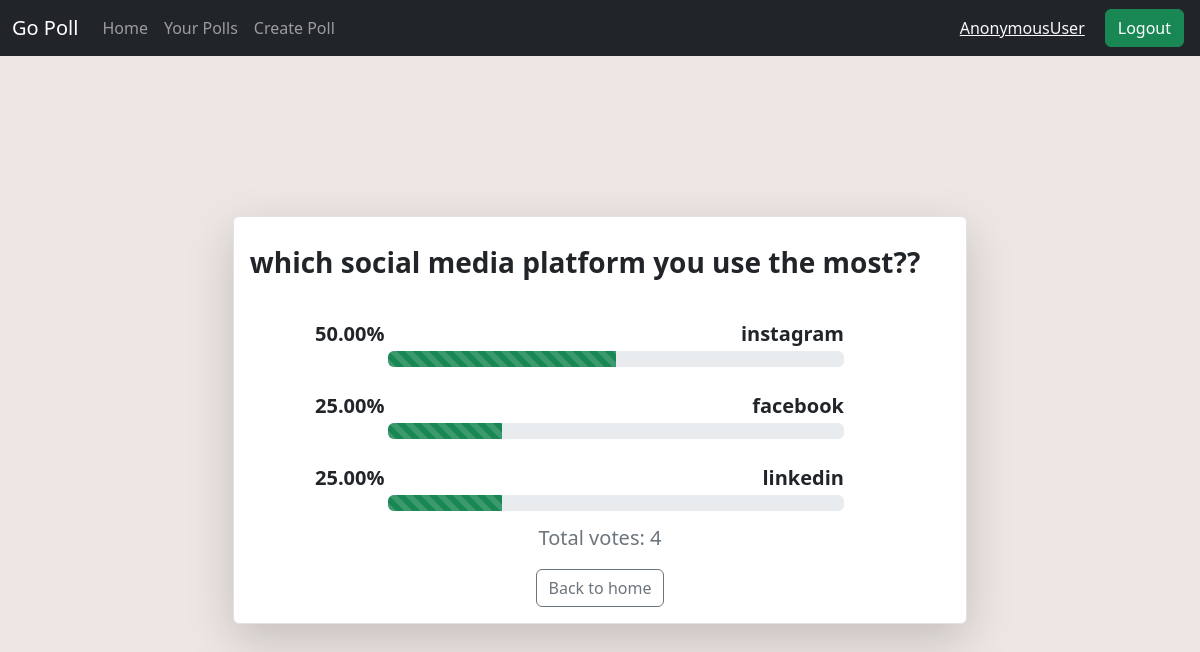
Page /result/2 on the committed database.
### home/models.py (models this page shows, shortened)
class Poll(models.Model):
    question=models.TextField()
    option_one=models.CharField(max_length=20)
    option_two=models.CharField(max_length=20)
    option_three=models.CharField(max_length=20)
    option_one_count=models.IntegerField(default=0)
    option_two_count=models.IntegerField(default=0)
    option_three_count=models.IntegerField(default=0)
    deadline=models.DateField(default=datetime.now().today())
    created_by=models.CharField(max_length=20,default="user")

### home/views.py (the view)
# urls.py: path("result/<poll_id>",views.result,name="result"),
def result(request,poll_id):
    poll=Poll.objects.get(id=poll_id)
    total_poll_count=poll.option_one_count+poll.option_two_count+poll.option_three_count
    if total_poll_count==0:
        option_one_percent=0
        option_two_percent=0
        option_three_percent=0
    else:
        option_one_percent=poll.option_one_count/total_poll_count*100
        option_two_percent=poll.option_two_count/total_poll_count*100
        option_three_percent=poll.option_three_count/total_poll_count*100
    template = loader.get_template('result.html')
    context={
            'poll':poll,
            'option_one_percent':option_one_percent,
            'option_two_percent':option_two_percent,
            'option_three_percent':option_three_percent,
            'total_poll_count':total_poll_count
    }
    return HttpResponse(template.render(context, request))

### templates/result.html
{% extends 'base.html' %}
{% block body %}
<div class="container d-flex align-items-center justify-content-center" style="height:91vh;background-color:#ede6e4;">
    <div class=" border rounded shadow-lg" style="width:90%;background-color:white" >
        <p class="my-4 mx-3 fs-3 fw-bold">{{poll.question}}?</p>
        <div class="d-flex align-items-center justify-content-center flex-column ">
            <div class="p-2 my-1 d-flex align-items-start justify-content-start" style="width:80%">
                <span style="width:10%;text-align: center;" class="fw-bold fs-5 me-3">{{option_one_percent|floatformat:2}}%</span>
                <div class="d-flex align-items-center justify-content-center flex-column" style="width:80%">
                    <p class="text-end fw-semibold fs-5" style="width:100%;margin-bottom: 2px;">{{poll.option_one}}</p>
                    <div class="progress" style="width:100%">
                        <div class="progress-bar progress-bar-striped bg-success" role="progressbar" aria-label="Default striped example" style="width: {{option_one_percent}}%" aria-valuenow="{{option_one_percent}}" aria-valuemin="0" aria-valuemax="100"></div>
                      </div>
                </div>
            </div>
            <div class="p-2 my-1 d-flex align-items-start justify-content-start" style="width:80%">
                <span style="width:10%;text-align: center;" class="fw-bold fs-5 me-3">{{option_two_percent|floatformat:2}}%</span>
                <div class="d-flex align-items-center justify-content-center flex-column" style="width:80%">
                    <p class="text-end fw-semibold fs-5" style="width:100%;margin-bottom: 2px;">{{poll.option_two}}</p>
                    <div class="progress" style="width:100%">
                        <div class="progress-bar progress-bar-striped bg-success" role="progressbar" aria-label="Default striped example" style="width: {{option_two_percent}}%" aria-valuenow="{{option_two_percent}}" aria-valuemin="0" aria-valuemax="100"></div>
                      </div>
                </div>
            </div>
            <div class="p-2 my-1 d-flex align-items-start justify-content-start" style="width:80%">
                <span style="width:10%;text-align: center;" class="fw-bold fs-5 me-3">{{option_three_percent|floatformat:2}}%</span>
                <div class="d-flex align-items-center justify-content-center flex-column" style="width:80%">
                    <p class="text-end fw-semibold fs-5" style="width:100%;margin-bottom: 2px;">{{poll.option_three}}</p>
                    <div class="progress" style="width:100%">
                        <div class="progress-bar progress-bar-striped bg-success" role="progressbar" aria-label="Default striped example" style="width: {{option_three_percent}}%" aria-valuenow="{{option_three_percent}}" aria-valuemin="0" aria-valuemax="100"></div>
                      </div>
                </div>
            </div>
        </div>
        <p class="text-secondary text-center fs-5">Total votes: {{total_poll_count}}</p>
        <div class="d-flex align-items-center justify-content-center my-3">
            <a href="/"><button type="button" class="btn btn-outline-secondary">Back to home</button></a>
        </div>
    </div>
</div>
{% endblock body %}

### static/style.css (style rules this page uses)
body { background-color: #ede6e4; }
@media screen and (min-width:920px) { .container { max-width: 70%; } }

### rows in the picture
Poll: question "which social media platform you use the most?", option_one "instagram", option_two "facebook", option_three "linkedin"

### other values in the picture
{{ request.user }} "AnonymousUser"
{{ option_one_percent|floatformat:2 }} "50.00"
{{ option_two_percent|floatformat:2 }} "25.00"
{{ option_three_percent|floatformat:2 }} "25.00"
{{ total_poll_count }} "4"
